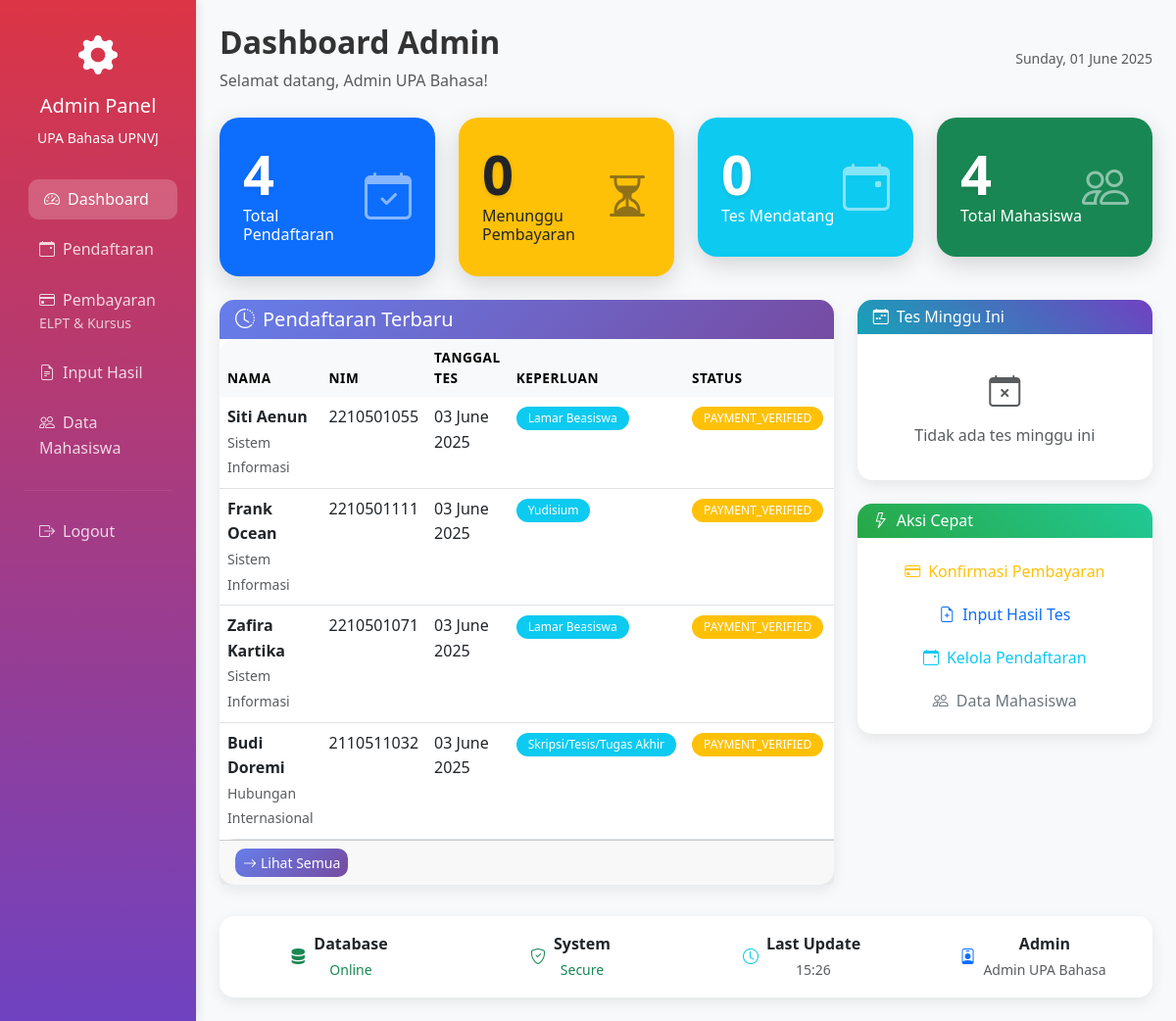
Page /admin/dashboard.php (signed in) on the committed database.
### tables this page shows
CREATE TABLE `elpt_registrations` (
  `id` int(11) NOT NULL,
  `user_id` int(11) NOT NULL,
  `test_date` date NOT NULL,
  `purpose` varchar(100) NOT NULL,
  `time_slot` varchar(20) DEFAULT NULL,
  `payment_status` enum('pending','confirmed','payment_uploaded','payment_verified','rejected') DEFAULT 'pending',
  `billing_number` varchar(50) DEFAULT NULL,
  `payment_proof_file` varchar(255) DEFAULT NULL,
  `payment_proof_uploaded_at` timestamp NULL DEFAULT NULL,
  `payment_proof_deadline` timestamp NULL DEFAULT NULL,
  `registration_confirmed_at` timestamp NULL DEFAULT NULL,
  `created_at` timestamp NOT NULL DEFAULT current_timestamp(),
  `updated_at` timestamp NOT NULL DEFAULT current_timestamp() ON UPDATE current_timestamp()
);

CREATE TABLE `users` (
  `id` int(11) NOT NULL,
  `name` varchar(255) NOT NULL,
  `email` varchar(255) NOT NULL,
  `password` varchar(255) NOT NULL,
  `nim` varchar(10) DEFAULT NULL,
  `role` enum('admin','student') NOT NULL DEFAULT 'student',
  `program` varchar(100) DEFAULT NULL,
  `faculty` varchar(100) DEFAULT NULL,
  `level` enum('D3','S1','S2','S3') DEFAULT NULL,
  `no_telpon` varchar(20) DEFAULT NULL,
  `is_active` tinyint(1) DEFAULT 1,
  `created_at` timestamp NOT NULL DEFAULT current_timestamp(),
  `updated_at` timestamp NOT NULL DEFAULT current_timestamp() ON UPDATE current_timestamp()
);

### config/database.php (called while the page is built, shortened)
<?php
function formatDate($date) {
    return date('d F Y', strtotime($date));
}
?>

### admin/dashboard.php (the view, shortened to what this page needs)
<?php
require_once '../config/database.php';
$stats = [];
$stmt = $pdo->query("SELECT COUNT(*) as count FROM elpt_registrations");
$stats['total_registrations'] = $stmt->fetch()['count'];
$stmt = $pdo->query("SELECT COUNT(*) as count FROM elpt_registrations WHERE payment_status = 'pending'");
$stats['pending_payments'] = $stmt->fetch()['count'];
$stmt = $pdo->query("SELECT COUNT(*) as count FROM elpt_registrations WHERE payment_status = 'confirmed' AND test_date >= CURDATE()");
$stats['upcoming_tests'] = $stmt->fetch()['count'];
$stmt = $pdo->query("SELECT COUNT(*) as count FROM users WHERE role = 'student'");
$stats['total_students'] = $stmt->fetch()['count'];
$stmt = $pdo->query("
    SELECT r.*, u.name, u.nim, u.program, u.faculty
    FROM elpt_registrations r
    JOIN users u ON r.user_id = u.id
    ORDER BY r.created_at DESC
    LIMIT 10
");
$recent_registrations = $stmt->fetchAll();
$stmt = $pdo->query("
    SELECT test_date, COUNT(*) as count
    FROM elpt_registrations
    WHERE test_date BETWEEN CURDATE() AND DATE_ADD(CURDATE(), INTERVAL 7 DAY)
    AND payment_status = 'confirmed'
    GROUP BY test_date
    ORDER BY test_date
");
$upcoming_tests = $stmt->fetchAll();
?>
<!DOCTYPE html>
<html lang="id">
<head>
    <link href="https://cdn.jsdelivr.net/npm/bootstrap@5.3.0/dist/css/bootstrap.min.css" rel="stylesheet">
    <link href="https://cdn.jsdelivr.net/npm/bootstrap-icons@1.10.0/font/bootstrap-icons.css" rel="stylesheet">
    <link href="../assets/css/custom.css" rel="stylesheet">
    <link href="../assets/css/admin.css" rel="stylesheet">
</head>
<body class="bg-light">
    <div class="container-fluid">
        <div class="row">
            <?php include 'includes/sidebar.php'; ?>
            <div class="col-md-9 col-lg-10 p-4">
                <div class="d-flex justify-content-between align-items-center mb-4">
                    <div>
                        <h2 class="fw-bold">Dashboard Admin</h2>
                        <p class="text-muted mb-0">Selamat datang, <?= htmlspecialchars($_SESSION['user_name']) ?>!</p>
                    </div>
                    <div class="text-end">
                        <small class="text-muted"><?= date('l, d F Y') ?></small>
                    </div>
                </div>
                <div class="row g-4 mb-4">
                    <div class="col-lg-3 col-md-6">
                        <div class="stat-card card bg-primary text-white p-4">
                            <div class="d-flex justify-content-between align-items-center">
                                <div>
                                    <div class="display-4"><?= $stats['total_registrations'] ?></div>
                                    <h6>Total Pendaftaran</h6>
                                </div>
                                <i class="bi bi-calendar-check" style="font-size: 3rem; opacity: 0.5;"></i>
                            </div>
                        </div>
                    </div>
                    <div class="col-lg-3 col-md-6">
                        <div class="stat-card card bg-warning text-dark p-4">
                            <div class="d-flex justify-content-between align-items-center">
                                <div>
                                    <div class="display-4"><?= $stats['pending_payments'] ?></div>
                                    <h6>Menunggu Pembayaran</h6>
                                </div>
                                <i class="bi bi-hourglass-split" style="font-size: 3rem; opacity: 0.5;"></i>
                            </div>
                        </div>
                    </div>
                    <div class="col-lg-3 col-md-6">
                        <div class="stat-card card bg-info text-white p-4">
                            <div class="d-flex justify-content-between align-items-center">
                                <div>
                                    <div class="display-4"><?= $stats['upcoming_tests'] ?></div>
                                    <h6>Tes Mendatang</h6>
                                </div>
                                <i class="bi bi-calendar-event" style="font-size: 3rem; opacity: 0.5;"></i>
                            </div>
                        </div>
                    </div>
                    <div class="col-lg-3 col-md-6">
                        <div class="stat-card card bg-success text-white p-4">
                            <div class="d-flex justify-content-between align-items-center">
                                <div>
                                    <div class="display-4"><?= $stats['total_students'] ?></div>
                                    <h6>Total Mahasiswa</h6>
                                </div>
                                <i class="bi bi-people" style="font-size: 3rem; opacity: 0.5;"></i>
                            </div>
                        </div>
                    </div>
                </div>
                <div class="row g-4">
                    <div class="col-lg-8">
                        <div class="card h-100">
                            <div class="card-header bg-primary text-white">
                                <h5 class="mb-0"><i class="bi bi-clock-history me-2"></i>Pendaftaran Terbaru</h5>
                            </div>
                            <div class="card-body p-0">
                                <?php if (empty($recent_registrations)): ?>
                                    <div class="text-center py-5">
                                        <i class="bi bi-inbox text-muted" style="font-size: 3rem;"></i>
                                        <p class="text-muted mt-3">Belum ada pendaftaran</p>
                                    </div>
                                <?php else: ?>
                                    <div class="table-responsive">
                                        <table class="table table-hover mb-0">
                                            <thead class="table-light">
                                                <tr>
                                                    <th>Nama</th>
                                                    <th>NIM</th>
                                                    <th>Tanggal Tes</th>
                                                    <th>Keperluan</th>
                                                    <th>Status</th>
                                                    <th>Aksi</th>
                                                </tr>
                                            </thead>
                                            <tbody>
                                                <?php foreach ($recent_registrations as $reg): ?>
                                                    <tr>
                                                        <td>
                                                            <div>
                                                                <strong><?= htmlspecialchars($reg['name']) ?></strong><br>
                                                                <small class="text-muted"><?= htmlspecialchars($reg['program']) ?></small>
                                                            </div>
                                                        </td>
                                                        <td><?= htmlspecialchars($reg['nim']) ?></td>
                                                        <td><?= formatDate($reg['test_date']) ?></td>
                                                        <td><span class="badge bg-info"><?= htmlspecialchars($reg['purpose']) ?></span></td>
                                                        <td>
                                                            <span class="badge <?=
                                                                $reg['payment_status'] === 'confirmed' ? 'bg-success' :
                                                                ($reg['payment_status'] === 'rejected' ? 'bg-danger' : 'bg-warning')
                                                            ?>">
                                                                <?= strtoupper($reg['payment_status']) ?>
                                                            </span>
                                                        </td>
                                                        <td>
                                                        </td>
                                                    </tr>
                                                <?php endforeach; ?>
                                            </tbody>
                                        </table>
                                    </div>
                                    <div class="card-footer">
                                        <a href="registrations.php" class="btn btn-primary btn-sm">
                                            <i class="bi bi-arrow-right me-1"></i>Lihat Semua
                                        </a>
                                    </div>
                                <?php endif; ?>
                            </div>
                        </div>
                    </div>
                    <div class="col-lg-4">
                        <div class="card mb-4">
                            <div class="card-header bg-info text-white">
                                <h6 class="mb-0"><i class="bi bi-calendar-week me-2"></i>Tes Minggu Ini</h6>
                            </div>
                            <div class="card-body">
                                <?php if (empty($upcoming_tests)): ?>
                                    <div class="text-center py-3">
                                        <i class="bi bi-calendar-x text-muted" style="font-size: 2rem;"></i>
                                        <p class="text-muted mt-2 mb-0">Tidak ada tes minggu ini</p>
                                    </div>
                                <?php endif; ?>
                            </div>
                        </div>
                        <div class="card">
                            <div class="card-header bg-success text-white">
                                <h6 class="mb-0"><i class="bi bi-lightning me-2"></i>Aksi Cepat</h6>
                            </div>
                            <div class="card-body">
                                <div class="d-grid gap-2">
                                    <a href="payments.php" class="btn btn-outline-warning">
                                        <i class="bi bi-credit-card me-2"></i>Konfirmasi Pembayaran
                                    </a>
                                    <a href="test-results.php" class="btn btn-outline-primary">
                                        <i class="bi bi-file-earmark-plus me-2"></i>Input Hasil Tes
                                    </a>
                                    <a href="registrations.php" class="btn btn-outline-info">
                                        <i class="bi bi-calendar-event me-2"></i>Kelola Pendaftaran
                                    </a>
                                    <a href="students.php" class="btn btn-outline-secondary">
                                        <i class="bi bi-people me-2"></i>Data Mahasiswa
                                    </a>
                                </div>
                            </div>
                        </div>
                    </div>
                </div>
                <div class="row g-4 mt-2">
                    <div class="col-12">
                        <div class="card">
                            <div class="card-body">
                                <div class="row text-center">
                                    <div class="col-md-3">
                                        <div class="d-flex align-items-center justify-content-center">
                                            <i class="bi bi-server text-success me-2"></i>
                                            <div>
                                                <strong>Database</strong><br>
                                                <small class="text-success">Online</small>
                                            </div>
                                        </div>
                                    </div>
                                    <div class="col-md-3">
                                        <div class="d-flex align-items-center justify-content-center">
                                            <i class="bi bi-shield-check text-success me-2"></i>
                                            <div>
                                                <strong>System</strong><br>
                                                <small class="text-success">Secure</small>
                                            </div>
                                        </div>
                                    </div>
                                    <div class="col-md-3">
                                        <div class="d-flex align-items-center justify-content-center">
                                            <i class="bi bi-clock text-info me-2"></i>
                                            <div>
                                                <strong>Last Update</strong><br>
                                                <small class="text-muted"><?= date('H:i') ?></small>
                                            </div>
                                        </div>
                                    </div>
                                    <div class="col-md-3">
                                        <div class="d-flex align-items-center justify-content-center">
                                            <i class="bi bi-person-badge text-primary me-2"></i>
                                            <div>
                                                <strong>Admin</strong><br>
                                                <small class="text-muted"><?= htmlspecialchars($_SESSION['user_name']) ?></small>
                                            </div>
                                        </div>
                                    </div>
                                </div>
                            </div>
                        </div>
                    </div>
                </div>
            </div>
        </div>
    </div>
</body>
</html>

### rows in the picture
elpt_registrations: user.name "Siti Aenun", user.program "Sistem Informasi", user.nim "2210501055", test_date "03 June 2025", purpose "Lamar Beasiswa", payment_status "PAYMENT_VERIFIED"
elpt_registrations: user.name "Frank Ocean", user.program "Sistem Informasi", user.nim "2210501111", test_date "03 June 2025", purpose "Yudisium", payment_status "PAYMENT_VERIFIED"
elpt_registrations: user.name "Zafira Kartika", user.program "Sistem Informasi", user.nim "2210501071", test_date "03 June 2025", purpose "Lamar Beasiswa", payment_status "PAYMENT_VERIFIED"
elpt_registrations: user.name "Budi Doremi", user.program "Hubungan Internasional", user.nim "2110511032", test_date "03 June 2025", purpose "Skripsi/Tesis/Tugas Akhir", payment_status "PAYMENT_VERIFIED"

### other values in the picture
$_SESSION['user_name'] "Admin UPA Bahasa"
$stats['total_registrations'] "4"
$stats['pending_payments'] "0"
$stats['upcoming_tests'] "0"
$stats['total_students'] "4"
